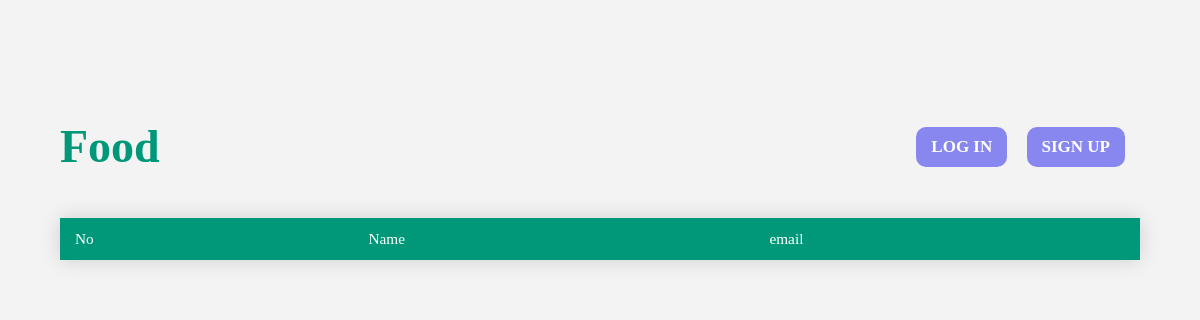
/, run on an earlier commit of the app's database.
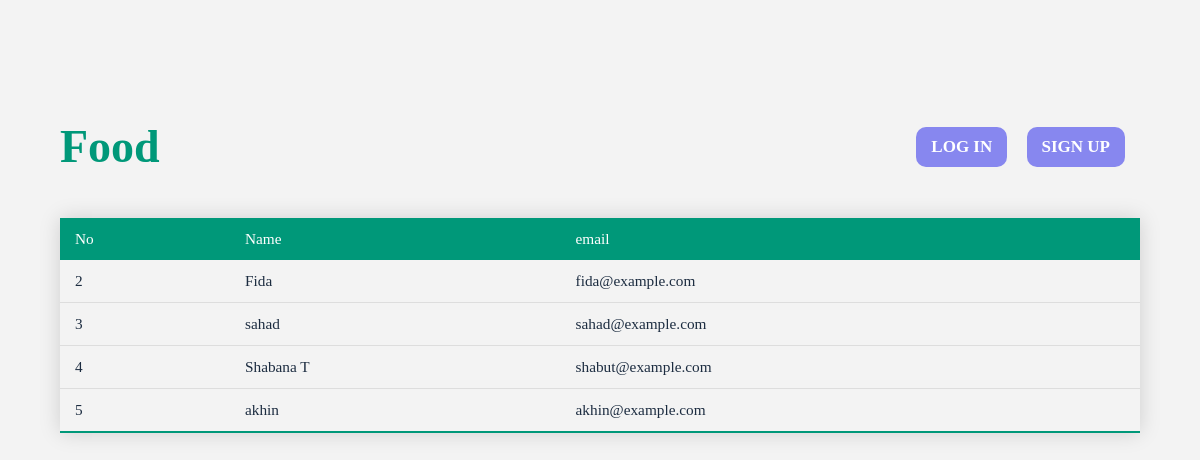
And on a later commit of the database.
### users/models.py (models this page shows)
class Student(models.Model):
    number = models.IntegerField()
    full_name = models.CharField(max_length=255)
    phone = models.IntegerField()
    email = models.EmailField()
    password = models.CharField(max_length=255)
    user =models.OneToOneField("auth.User",on_delete=models.CASCADE)
    food = models.ManyToManyField("food.Food")
    def __str__(self):
        return self.full_name

### web/views.py (the view)
# urls.py: path('', views.index, name = 'index'),
def index(request):
    students=Student.objects.all()
    print(students)
    context={
        "students":students,
        "title": "customers",
    }
    return render(request, 'index.html',context=context)

### template/index.html (shortened to what this page needs)
<!DOCTYPE html>
<html lang="en">
<head>
    {% load static %}
    <link rel="stylesheet" href="{% static 'css/style.css' %}">
</head>
<body>
    <section id="main">
        <section class="wrapper">
            <div class="top">
                <a href=""><h1>Food </h1></a>
                <div class="button">
                    <a href="{% url 'users:login' %}" class="button">LOG IN</a>
                    <a href="{% url 'users:sign' %}" class="button">SIGN UP</a>
                </div>
            </div>
            <table class="styled-table">
                <thead>
                    <tr>
                        <th>No</th>
                        <th>Name</th>
                        <th>email</th>
                    </tr>
                </thead>
                <tbody>
                    {% for student in students %}
                    <tr>
                        <td>{{student.number}}</td>
                        <td>{{student.full_name}}</td>
                        <td>{{student.email}}</td>
                    </tr>
                    {% endfor %}
                </tbody>
            </table>
        </section>
</section>
</body>
</html>

What changed in the data, as far as the page shows it:
added Student: number "2", full_name "Fida", email "fida@example.com"
added Student: number "3", full_name "sahad", email "sahad@example.com"
added Student: number "4", full_name "Shabana T", email "shabut@example.com"
added Student: number "5", full_name "akhin", email "akhin@example.com"
